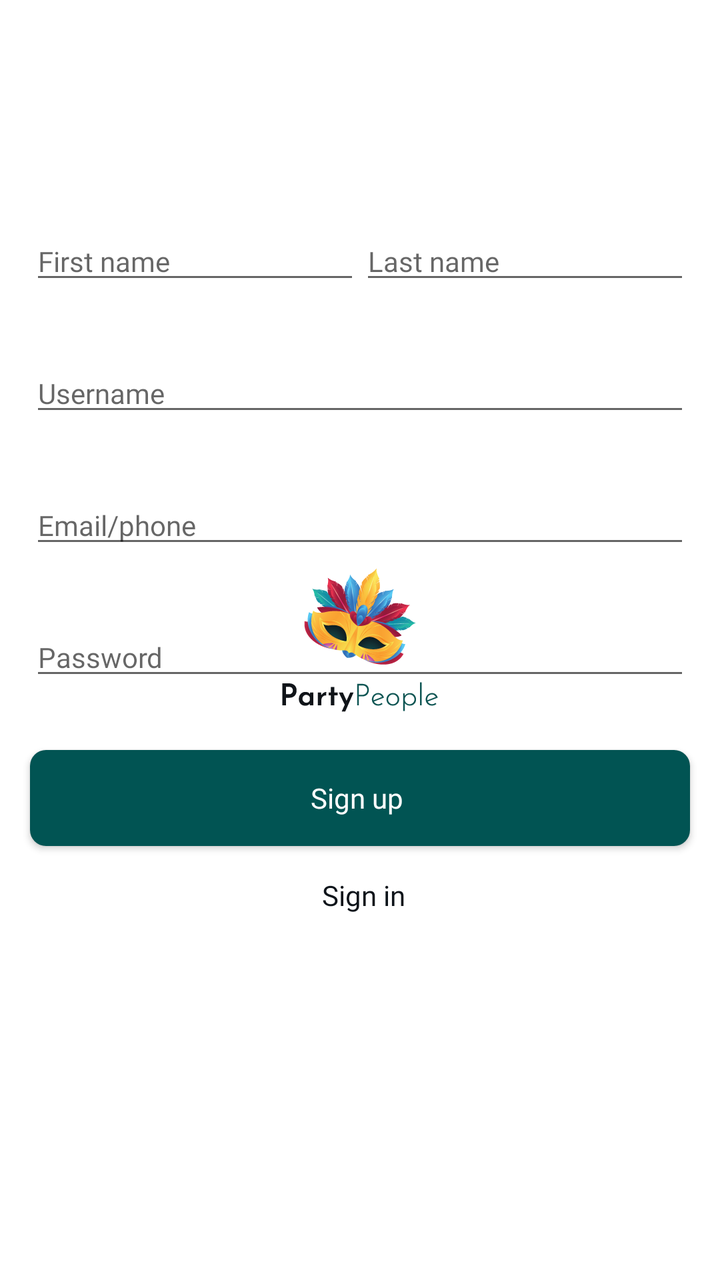
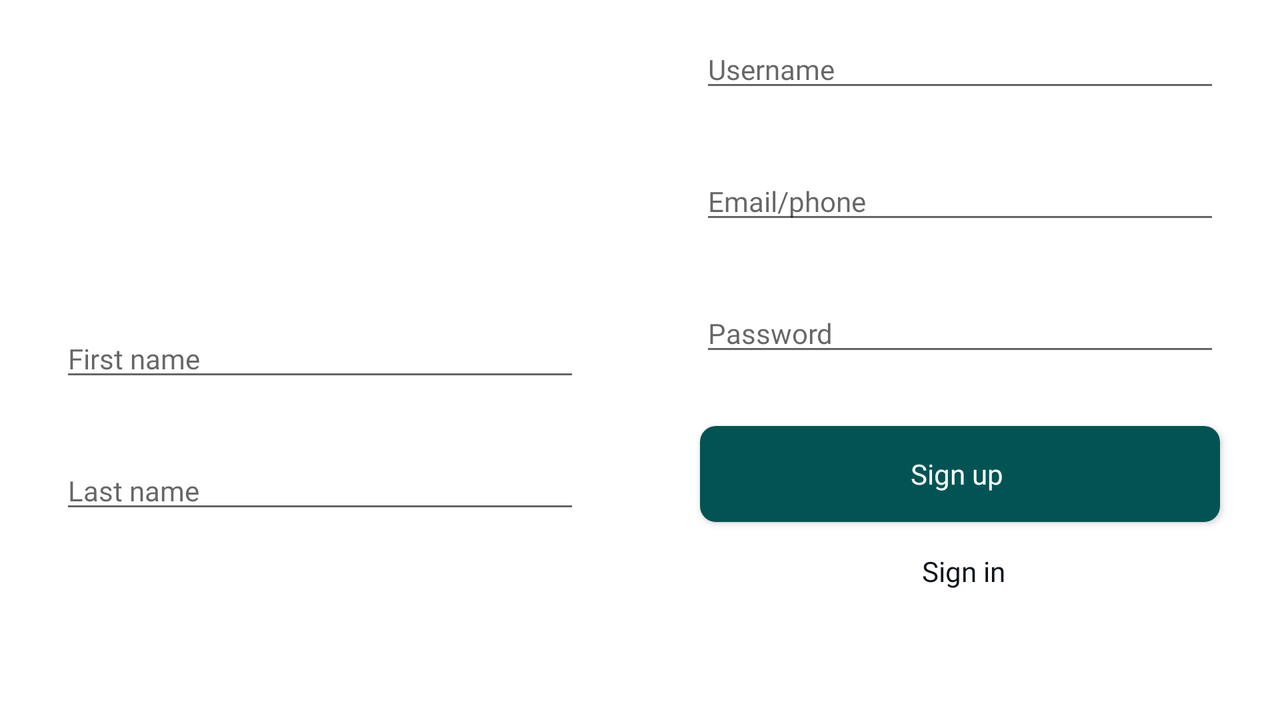

Two renders of one Android screen. The first uses the default layout on a phone; the second uses the alternative layout the repository ships for a different screen configuration, on a matching device. The two XML files are below.
<!-- AndroidManifest.xml: activity theme AppTheme.NoActionBar -->
<!-- res/layout/activity_main.xml -->
<?xml version="1.0" encoding="utf-8"?>
<androidx.constraintlayout.widget.ConstraintLayout xmlns:android="http://schemas.android.com/apk/res/android"
    xmlns:app="http://schemas.android.com/apk/res-auto"
    xmlns:tools="http://schemas.android.com/tools"
    android:layout_width="match_parent"
    android:layout_height="match_parent"
    tools:context=".activitys.SignUpFragment">

    <androidx.core.widget.NestedScrollView
        android:layout_width="match_parent"
        android:layout_height="match_parent">

        <LinearLayout
            android:layout_width="match_parent"
            android:layout_height="match_parent"
            android:gravity="center"
            android:orientation="vertical">


            <ImageView
                android:layout_width="96dp"
                android:layout_height="96dp"
                android:src="@drawable/logo" />

            <androidx.constraintlayout.widget.ConstraintLayout
                android:layout_width="match_parent"
                android:layout_height="wrap_content"
                android:layout_margin="15dp">

                <EditText
                    android:id="@+id/first_name"
                    android:layout_width="0dp"
                    style="@style/normal_text"
                    android:layout_height="wrap_content"
                    android:hint="First name"
                    android:inputType="text"
                    app:layout_constraintBottom_toBottomOf="parent"
                    app:layout_constraintEnd_toStartOf="@id/last_name"
                    app:layout_constraintStart_toStartOf="parent"
                    app:layout_constraintTop_toTopOf="parent" />

                <EditText
                    android:id="@+id/last_name"
                    android:layout_width="0dp"
                    android:layout_height="wrap_content"
                    android:hint="Last name"
                    style="@style/normal_text"
                    android:inputType="text"
                    app:layout_constraintBottom_toBottomOf="parent"
                    app:layout_constraintEnd_toEndOf="parent"
                    app:layout_constraintStart_toEndOf="@id/first_name"
                    app:layout_constraintTop_toTopOf="parent" />

            </androidx.constraintlayout.widget.ConstraintLayout>

            <EditText
                android:id="@+id/username"
                android:layout_width="match_parent"
                android:layout_height="wrap_content"
                android:layout_margin="15dp"
                android:hint="Username"
                style="@style/normal_text"
                android:inputType="text" />

            <EditText
                android:id="@+id/email"
                style="@style/normal_text"
                android:layout_width="match_parent"
                android:layout_height="wrap_content"
                android:layout_margin="15dp"
                android:hint="Email/phone"
                android:inputType="text" />

            <EditText
                android:id="@+id/Password"
                style="@style/normal_text"
                android:layout_width="match_parent"
                android:layout_height="wrap_content"
                android:layout_margin="15dp"
                android:hint="Password"
                android:inputType="textPassword" />

            <Button
                android:id="@+id/button_register"
                android:textColor="@android:color/white"
                android:layout_width="match_parent"
                android:layout_height="wrap_content"
                style="@style/primary_btn"
                android:layout_margin="15dp"
                android:text="Sign up " />

            <TextView
                android:id="@+id/textviewSignin"
                android:layout_width="match_parent"
                android:layout_height="wrap_content"
                android:text=" Sign in"
                style="@style/normal_text"
                android:textAlignment="center" />
        </LinearLayout>
    </androidx.core.widget.NestedScrollView>
</androidx.constraintlayout.widget.ConstraintLayout>
<!-- resources referenced by this layout -->
<resources>
  <style name="normal_text" parent="TextAppearance.AppCompat">
          <item name="android:fontFamily">@font/josefin_sans</item>
          <item name="android:textSize">14sp</item>
          <item name="android:textColor">@color/colorPrimaryDark</item>
      </style>
  <style name="primary_btn" parent="TextAppearance.AppCompat.Button">
          <item name="android:background">@drawable/bg_button_primary</item>
          <item name="android:textAppearance">@style/normal_text</item>
          <item name="android:fontFamily">@font/josefin_sans</item>
          <item name="android:textAllCaps">false</item>
          <item name="android:textColor">@android:color/white</item>
      </style>
  <style name="AppTheme.NoActionBar">
          <item name="windowActionBar">false</item>
          <item name="windowNoTitle">true</item>
      </style>
  <color name="colorPrimaryDark">#0E141A</color>
  <!-- drawable bg_button_primary (drawable) -->
  <?xml version="1.0" encoding="utf-8"?>
  <shape android:shape="rectangle" xmlns:android="http://schemas.android.com/apk/res/android">
  
      <solid
          android:color="@color/colorPrimary"/>
  
      <corners
          android:radius="8dp"/>
  
  </shape>
  <color name="colorPrimary">#015453</color>
</resources>
<!-- res/layout-land/activity_main.xml (the repository's variant of the layout above) -->
<!-- drawn on the phone turned sideways -->
<?xml version="1.0" encoding="utf-8"?>
<LinearLayout xmlns:android="http://schemas.android.com/apk/res/android"
    xmlns:app="http://schemas.android.com/apk/res-auto"
    android:orientation="horizontal"
    android:layout_width="match_parent"
    android:background="@android:color/white"
    android:layout_height="match_parent">
    <androidx.core.widget.NestedScrollView
        android:layout_width="match_parent"
        android:layout_height="match_parent">

        <androidx.constraintlayout.widget.ConstraintLayout
            android:layout_width="match_parent"
            android:layout_height="match_parent">

            <LinearLayout
                android:id="@+id/L1"
                app:layout_constraintStart_toStartOf="parent"
                app:layout_constraintEnd_toStartOf="@+id/L2"
                android:orientation="vertical"
                android:layout_margin="15dp"
                app:layout_constraintTop_toTopOf="parent"
                app:layout_constraintBottom_toBottomOf="parent"
                android:layout_width="0dp"
                android:layout_height="match_parent">

                <ImageView
                    android:layout_width="96dp"
                    android:layout_height="96dp"
                    android:layout_margin="15dp"
                    android:layout_gravity="center"
                    android:src="@drawable/logo" />

                <EditText
                    android:id="@+id/first_name"
                    style="@style/normal_text"
                    android:layout_width="match_parent"
                    android:layout_height="wrap_content"
                    android:layout_margin="15dp"
                    android:hint="First name"
                    android:selectAllOnFocus="true"
                    android:singleLine="true" />

                <EditText
                    android:id="@+id/last_name"
                    style="@style/normal_text"
                    android:layout_width="match_parent"
                    android:layout_height="wrap_content"
                    android:layout_margin="15dp"
                    android:hint="Last name"
                    android:inputType="text"
                    android:selectAllOnFocus="true"
                    android:singleLine="true" />


            </LinearLayout>

            <LinearLayout
                android:id="@+id/L2"
                app:layout_constraintStart_toEndOf="@+id/L1"
                app:layout_constraintEnd_toEndOf="parent"
                android:layout_width="0dp"
                android:layout_margin="15dp"
                android:layout_height="match_parent"
                android:orientation="vertical">

                <EditText
                    android:id="@+id/username"
                    style="@style/normal_text"
                    android:layout_width="match_parent"
                    android:layout_height="wrap_content"
                    android:layout_margin="15dp"
                    android:hint="Username"
                    android:inputType="text"
                    android:selectAllOnFocus="true"
                    android:singleLine="true" />

                <EditText
                    android:id="@+id/email"
                    style="@style/normal_text"
                    android:layout_width="match_parent"
                    android:layout_height="wrap_content"
                    android:layout_margin="15dp"
                    android:hint="Email/phone"
                    android:inputType="text"
                    android:selectAllOnFocus="true"
                    android:singleLine="true" />

                <EditText
                    android:id="@+id/Password"
                    style="@style/normal_text"
                    android:layout_width="match_parent"
                    android:layout_height="wrap_content"
                    android:layout_margin="15dp"
                    android:hint="Password"
                    android:inputType="textPassword"
                    android:selectAllOnFocus="true"
                    android:singleLine="true" />

                <Button
                    android:id="@+id/button_register"
                    android:layout_width="match_parent"
                    android:textColor="@android:color/white"
                    style="@style/primary_btn"
                    android:layout_height="wrap_content"
                    android:layout_margin="15dp"
                    android:text="Sign up " />

                <TextView
                    android:id="@+id/textviewSignin"
                    android:layout_width="match_parent"
                    android:layout_height="wrap_content"
                    style="@style/normal_text"
                    android:text=" Sign in"
                    android:textAlignment="center" />
            </LinearLayout>
        </androidx.constraintlayout.widget.ConstraintLayout>




    </androidx.core.widget.NestedScrollView>
</LinearLayout>
